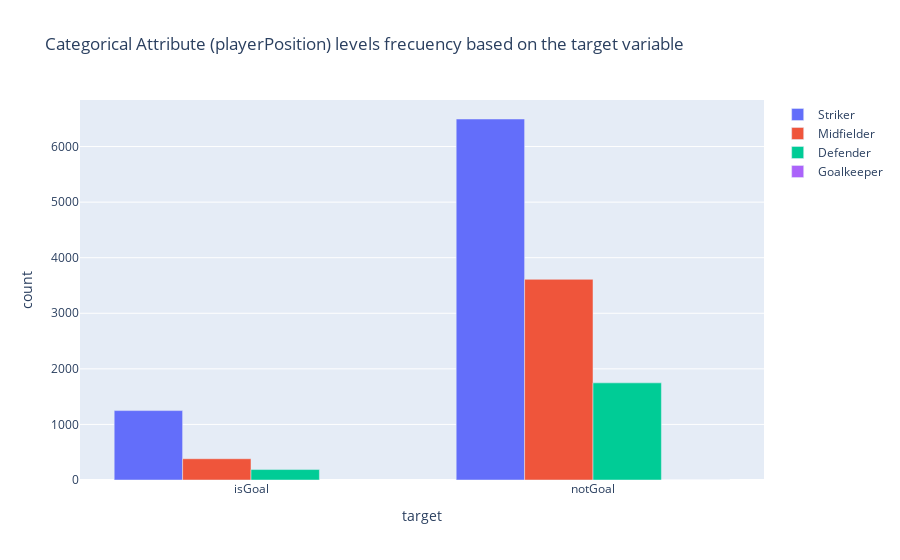

Notebook source saved alongside this figure:
### Markdown cell above
## `playerPosition`

### Code cell
new_positions = {'Goalkeeper': 'Goalkeeper', 'Left Back': 'Defender', 'Left Center Back': 'Defender', 
                 'Right Center Back': 'Defender', 'Right Back': 'Defender', 'Right Wing Back': 'Defender', 
                 'Left Wing Back': 'Defender', 'Center Back': 'Defender', 'Left Center Midfield': 'Midfielder', 
                 'Right Center Midfield': 'Midfielder', 'Center Attacking Midfield': 'Midfielder', 
                 'Left Midfield': 'Midfielder', 'Right Midfield': 'Midfielder', 'Center Defensive Midfield': 'Midfielder', 
                 'Left Defensive Midfield': 'Midfielder', 'Right Defensive Midfield': 'Midfielder', 
                 'Left Attacking Midfield': 'Midfielder', 'Right Attacking Midfield': 'Midfielder', 
                 'Center Midfield': 'Midfielder', 'Center Forward': 'Striker', 'Right Center Forward': 'Striker', 
                 'Left Center Forward': 'Striker', 'Secondary Striker': 'Striker', 'Left Wing': 'Striker', 
                 'Right Wing': 'Striker'}


df['playerPosition'] = df['playerPosition'].apply(lambda x: new_positions[x])
plot_categorical_variables(df, 'playerPosition')

### Figure 1 — Plotly figure (JSON) as saved in the notebook; plotly's stock layout.template omitted (floating-point values rounded to 4 significant figures)
{"data": [{"name": "Striker", "type": "bar", "x": ["isGoal", "notGoal"], "y": [1249, 6496]}, {"name": "Midfielder", "type": "bar", "x": ["isGoal", "notGoal"], "y": [383, 3611]}, {"name": "Defender", "type": "bar", "x": ["isGoal", "notGoal"], "y": [188, 1748]}, {"name": "Goalkeeper", "type": "bar", "x": ["notGoal"], "y": [1]}], "layout": {"title": {"text": "Categorical Attribute (playerPosition) levels frecuency based on the target variable"}, "xaxis": {"title": {"text": "target"}}, "yaxis": {"title": {"text": "count"}}}}
